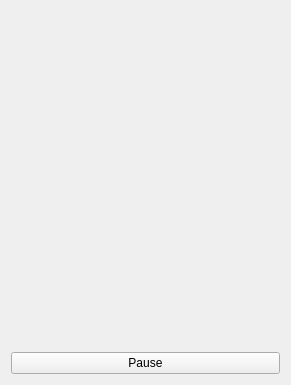
<?xml version="1.0" encoding="UTF-8"?>
<ui version="4.0">
 <class>MainWindow</class>
 <widget class="QMainWindow" name="MainWindow">
  <property name="geometry">
   <rect>
    <x>0</x>
    <y>0</y>
    <width>291</width>
    <height>385</height>
   </rect>
  </property>
  <property name="windowTitle">
   <string>MainWindow</string>
  </property>
  <widget class="QWidget" name="centralWidget">
   <layout class="QVBoxLayout" name="verticalLayout">
    <item>
     <widget class="QLabel" name="label">
      <property name="text">
       <string/>
      </property>
      <property name="alignment">
       <set>Qt::AlignCenter</set>
      </property>
     </widget>
    </item>
    <item>
     <widget class="QLabel" name="videoLabel">
      <property name="maximumSize">
       <size>
        <width>0</width>
        <height>0</height>
       </size>
      </property>
      <property name="text">
       <string/>
      </property>
     </widget>
    </item>
    <item>
     <widget class="QPushButton" name="startPushButton">
      <property name="text">
       <string>Pause</string>
      </property>
     </widget>
    </item>
   </layout>
  </widget>
 </widget>
 <layoutdefault spacing="6" margin="11"/>
 <resources/>
 <connections/>
</ui>
